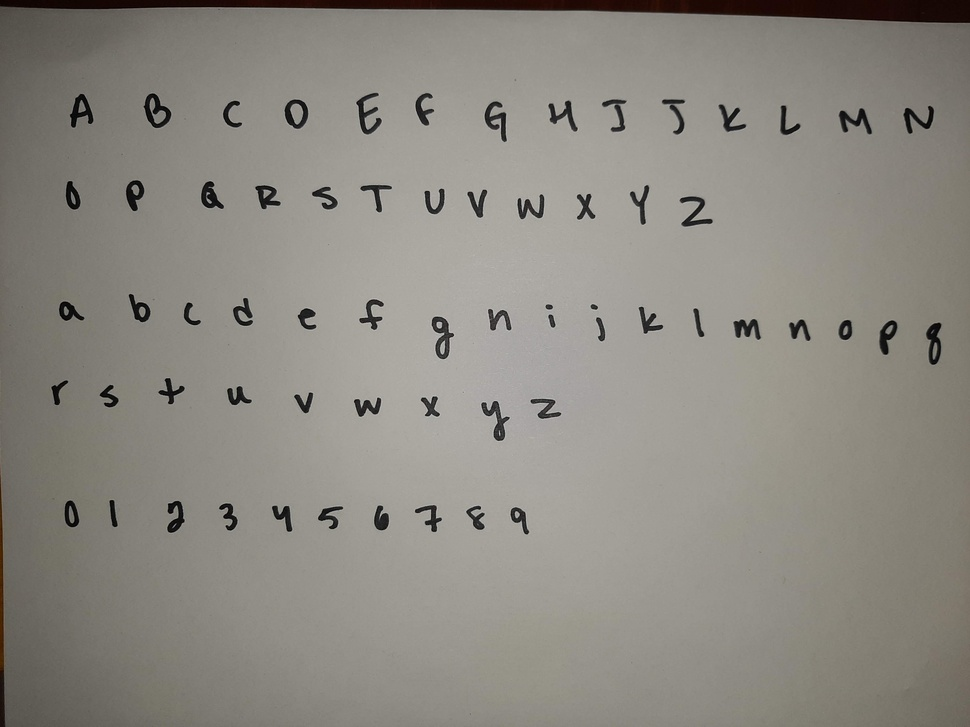
#> input picture TestImages/ErinnHandWrite.jpg, 970 x 727 px, shrunk from 4032 x 3024 before the run, found by its file name
$ python preprocess.py
#> lines starting #> are read from the running program, lines starting #| are printed output that depends on the picture; after the words box and inside, x2 and y2 are one past the last pixel; in counts of white or black regions, pixels touching at a corner belong together
import cv2
import numpy as np
import matplotlib.pyplot as plt


def clean_up_image(imgpath):

    rawImg=cv2.imread(imgpath,cv2.IMREAD_GRAYSCALE)
#> rawImg: shape (727, 970); min 0, max 201, mean 137

    # print(rawImg)
    plt.imshow(rawImg)

    plt.show()


    # normalize image
    norm=np.zeros_like(rawImg)
    norm=cv2.normalize(rawImg,norm,0,255,cv2.NORM_MINMAX)
    plt.imshow(norm)
    plt.show()

    # add threshold
    norm[norm < 70] = 0
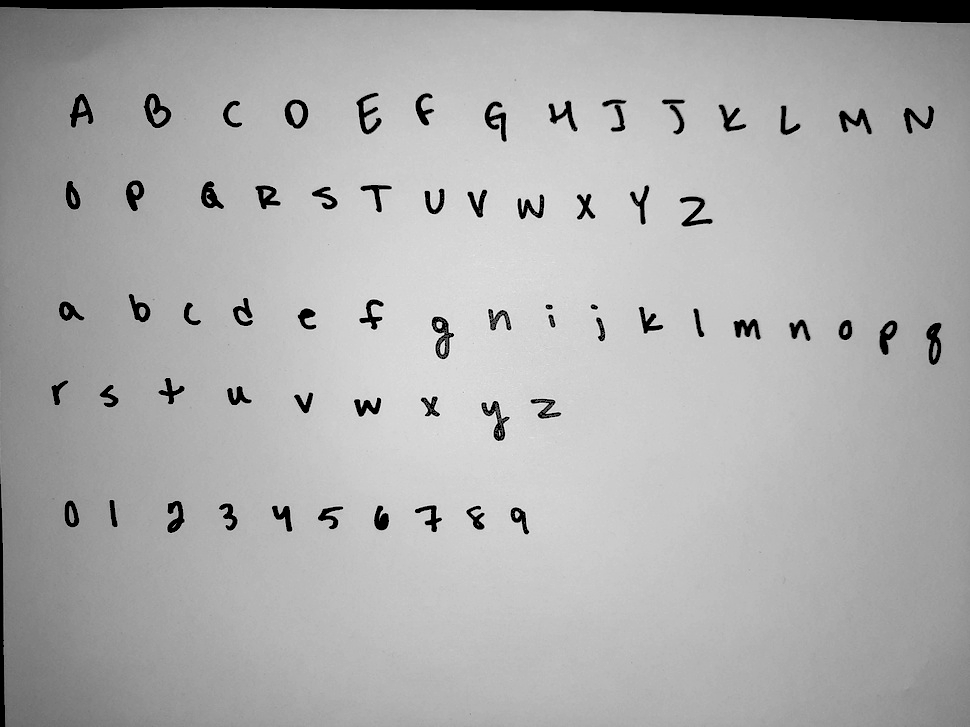
#> norm: shape (727, 970); min 0, max 255, mean 172.7
    norm[norm>=70]=255
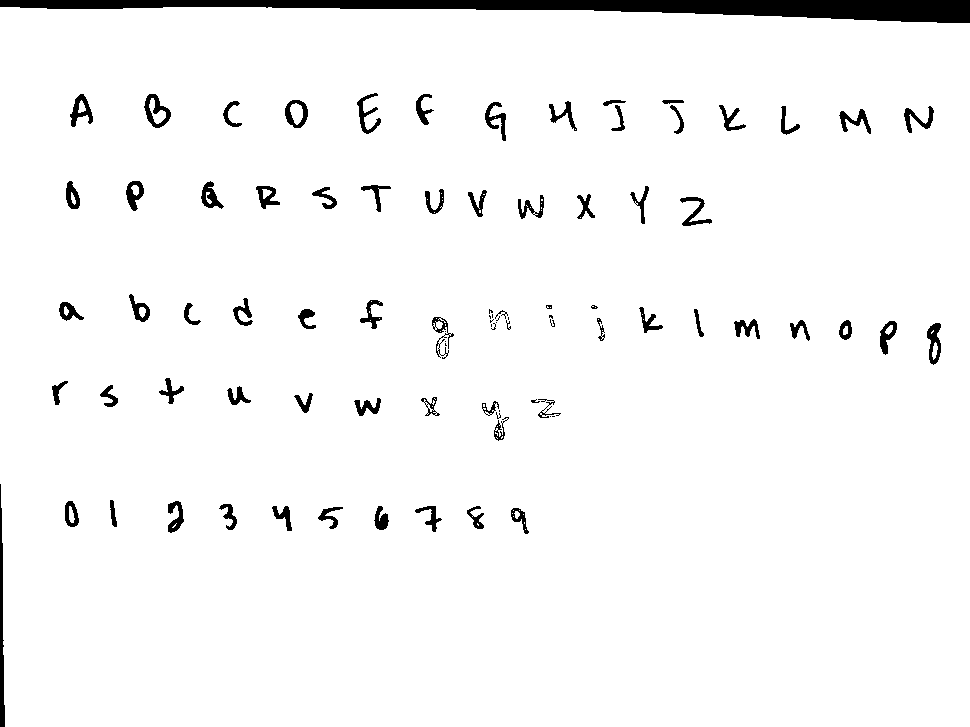
#> norm: shape (727, 970); 96.4% white; 88 black regions (21 under 20 px), largest, box (x1, y1, x2, y2) and area: (0, 0, 970, 23) 11405, (0, 484, 5, 727) 743, (144, 94, 171, 128) 396
    plt.imshow(norm)
    plt.show()


    # close holes

    kern=np.ones((9,9),np.uint8)
    erode=cv2.erode(norm,kern,iterations=1)
#> erode: shape (727, 970); 90.8% white; 65 black regions, largest, box (x1, y1, x2, y2) and area: (0, 0, 970, 27) 15369, (0, 480, 9, 727) 1763, (353, 89, 385, 138) 1245

    plt.imshow(erode)
    plt.show()

    dilate=cv2.dilate(erode,kern,iterations=1)
#> dilate: shape (727, 970); 95.7% white; 65 black regions, largest, box (x1, y1, x2, y2) and area: (0, 0, 970, 23) 11409, (0, 484, 5, 727) 755, (144, 94, 171, 128) 591

    plt.imshow(dilate)
    plt.show()

    # thres=cv2.adaptiveThreshold(norm,255,cv2.ADAPTIVE_THRESH_GAUSSIAN_C,cv2.THRESH_BINARY,5,2)

    # plt.imshow(thres)
    # plt.show()


if __name__ == "__main__":
    filepath="C:/datafile/Fall2020/Senior Project/FontGenerator/TestImages/ErinnHandWrite.jpg"
    filepath_2="C:/datafile/Fall2020/Senior Project/FontGenerator/TestImages/Erinn_No_flash.jpg"

    clean_up_image(filepath)
    clean_up_image(filepath_2)
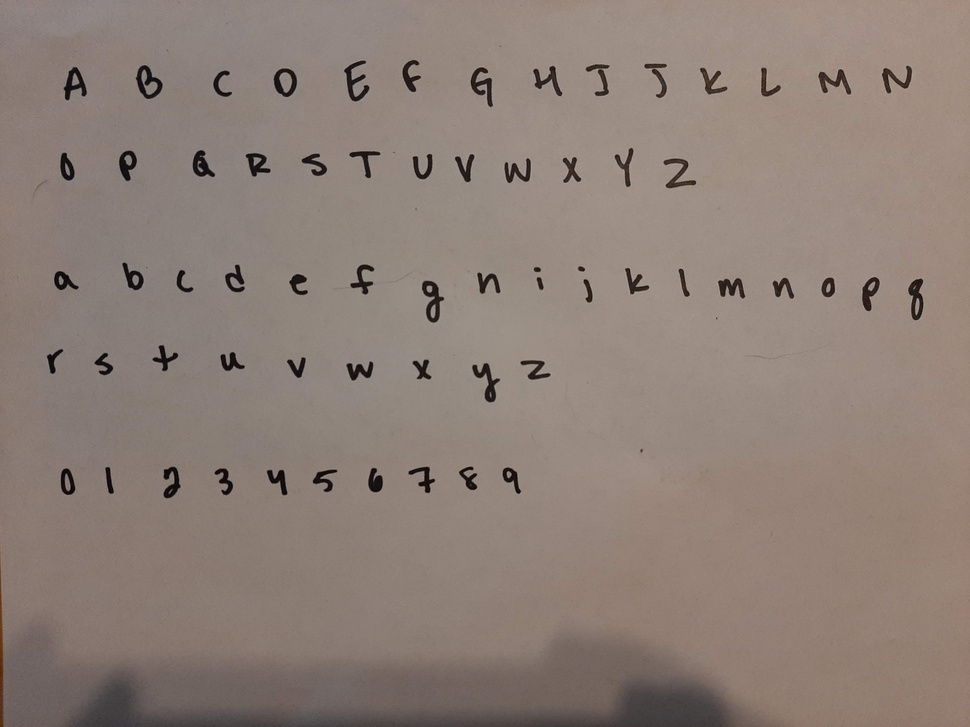
#> input picture TestImages/Erinn_No_flash.jpg, 970 x 727 px, shrunk from 4032 x 3024 before the run, found by its file name
#> in clean_up_image (call 2), `norm[norm < 70] = 0`:
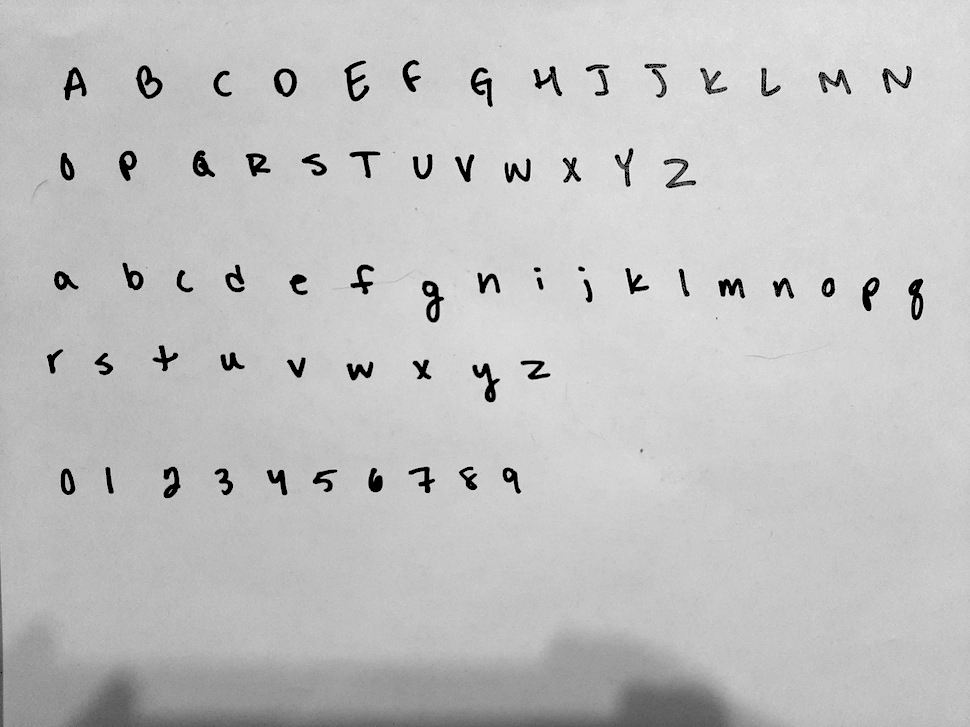
#> norm: shape (727, 970); min 0, max 255, mean 193
#> in clean_up_image (call 2), `norm[norm>=70]=255`: norm: shape (727, 970); 98.3% white; 157 black regions (92 under 20 px), largest, box (x1, y1, x2, y2) and area: (422, 281, 444, 322) 342, (136, 66, 162, 99) 332, (345, 61, 369, 101) 322
#> in clean_up_image (call 2), `erode=cv2.erode(norm,kern,iterations=1)`:
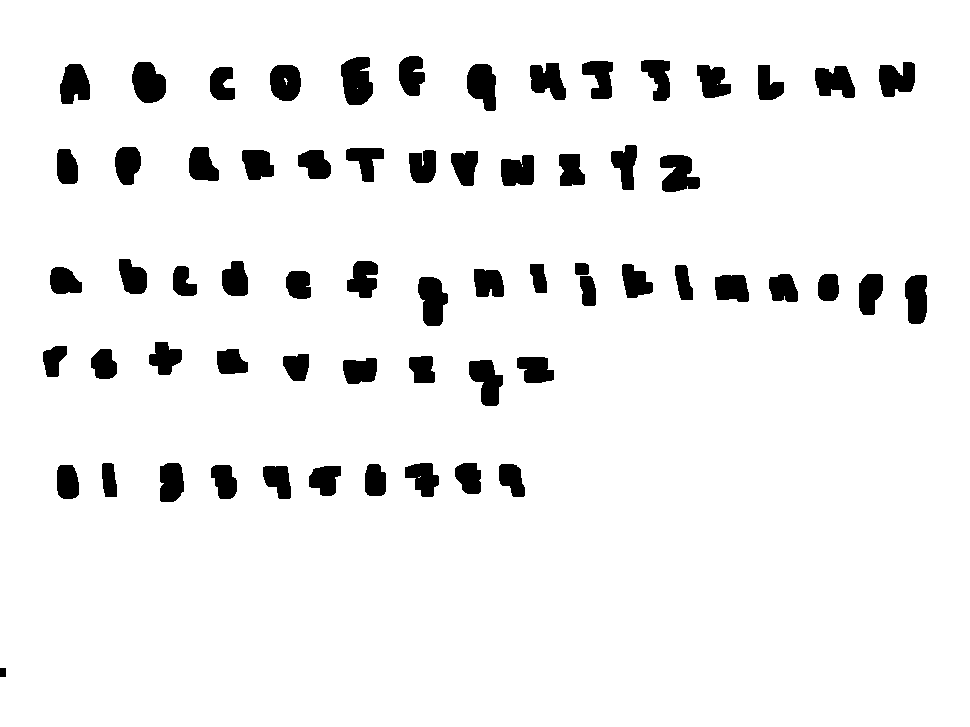
#> erode: shape (727, 970); 93.5% white; 64 black regions, largest, box (x1, y1, x2, y2) and area: (341, 57, 373, 105) 1211, (132, 62, 166, 103) 1071, (418, 277, 448, 326) 1069
#> in clean_up_image (call 2), `dilate=cv2.dilate(erode,kern,iterations=1)`:
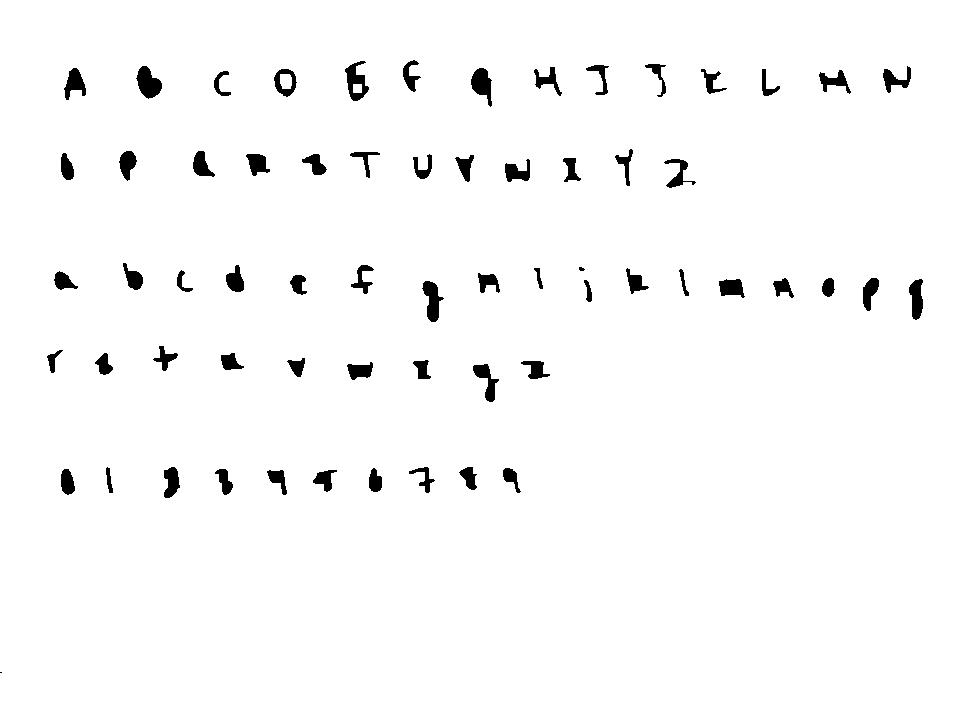
#> dilate: shape (727, 970); 97.7% white; 64 black regions (2 under 20 px), largest, box (x1, y1, x2, y2) and area: (136, 66, 162, 99) 535, (422, 281, 444, 322) 485, (471, 68, 492, 107) 477
